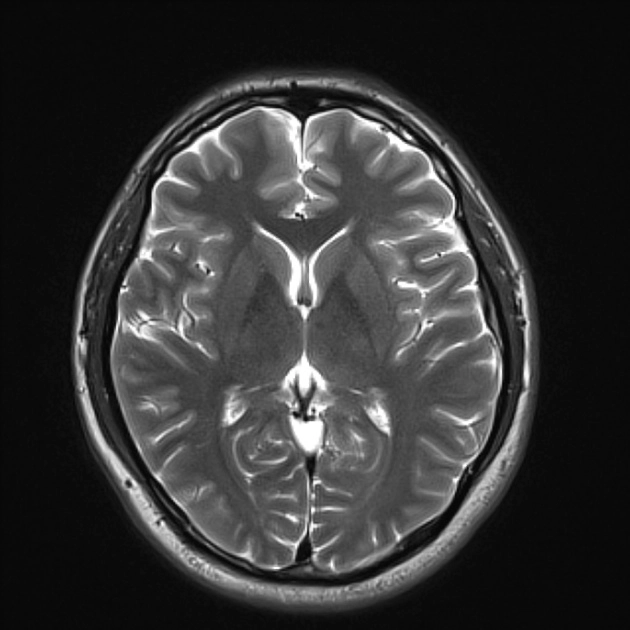
%> input picture BRAINBMP.bmp, 630 x 630 px
$ octave ImageNoiseFilterAnalysis.m   (GNU Octave 9; MATLAB toolbox functions it lacks are replaced by stand-ins)
%> lines starting %> are read from the running program, lines starting %| are printed output that depends on the picture
%% Signals Final Project
clear all
close all
clc
% Image Load & Prep
% Please place BRAINBMP.bmp image directory in the line below.
BRAINBMP = imread('C:\Users\jwoelfel\OneDrive - University of Northwestern - St. Paul\Documents\MATLAB\Signals & Systems\BRAINBMP.bmp');
%> BRAINBMP is the input picture: size 630x630x3 uint8; mean R, G, B 52.7, 52.7, 52.7
image(BRAINBMP);
BRAINBMP = rgb2gray(BRAINBMP);
%> BRAINBMP: size 630x630 uint8
BRAINBMPdbl = im2double(BRAINBMP);
range = max(BRAINBMPdbl(:,:))-min(BRAINBMPdbl(:,:));
%> range = 630 values, max 0.98 at index 149, min 0.0118 at index 1, mean 0.674

%% Standard PSD
psd = 10*log10(abs(fftshift(fft2(BRAINBMP))).^2 );
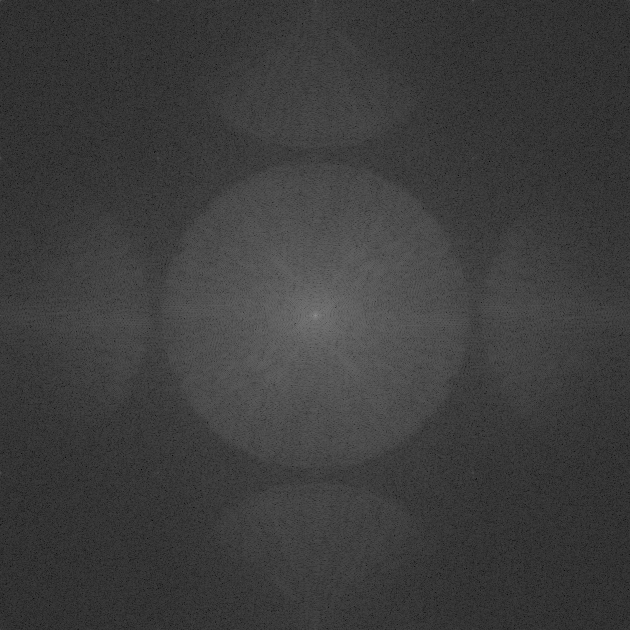
%> psd: size 630x630 double; min 4.08, max 146.4, mean 61.1
figure; clf
mesh(psd);
figure
imshow(uint8(psd));

%% Noise Addition
noise = uint8(0.3*255*rand(length(BRAINBMP),length(BRAINBMP)));
noisyBRAINBMP = BRAINBMP + noise;
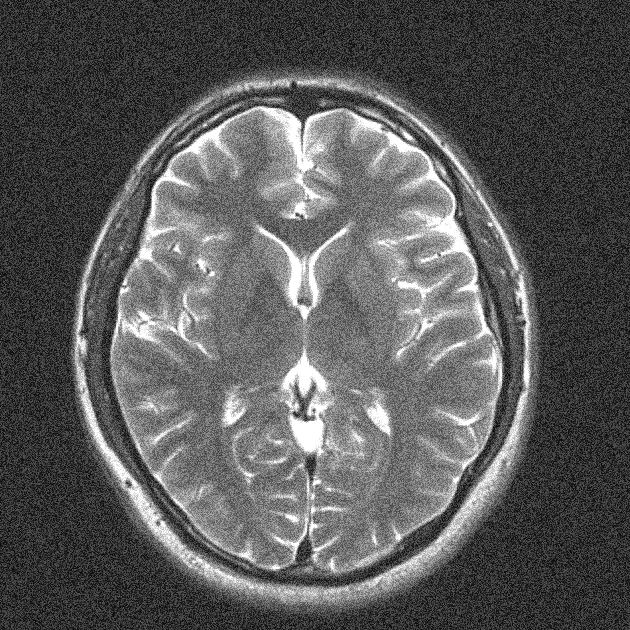
%> noisyBRAINBMP: size 630x630 uint8; min 7, max 255, mean 90.5
figure
imshow(noisyBRAINBMP);
UnfilterSNR = 20*log10(mean(BRAINBMP(:)./noise(:)))
%> UnfilterSNR = 13.99

%% Noise PSD
noisypsd = 10*log10(abs(fftshift(fft2(BRAINBMP))).^2 );
figure
mesh(noisypsd)
figure
imshow(uint8(noisypsd))

%% Ideal Lowpass FIR Filter Design
wn = (420-315)/315
order = 30;
[f1,f2] = freqspace(order,'meshgrid');
Hd = zeros(order,order); d1 = sqrt(f1.^2 + f2.^2) < wn;
Hd(d1) = 1;
Hd = Hd./sum(sum(Hd));
figure
mesh(f1,f2,Hd)
filterOut1 = filter2(Hd,noisyBRAINBMP);
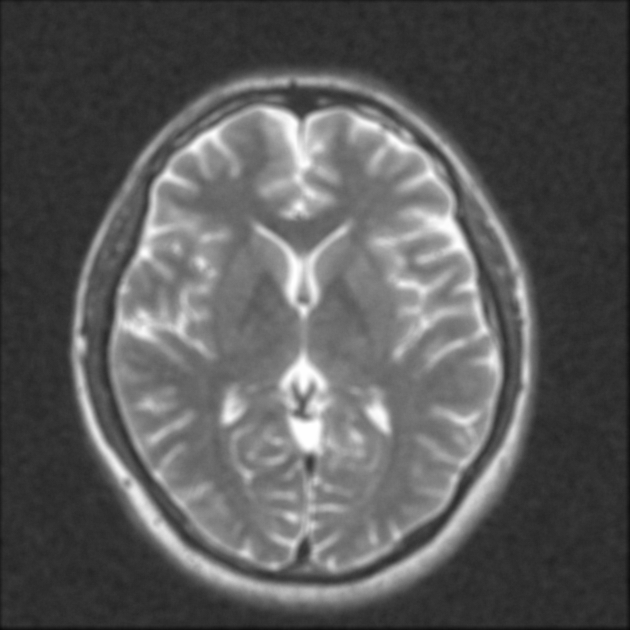
%> filterOut1: size 630x630 double; min 10.77, max 255, mean 90.1
filterOut1 = uint8(filterOut1);
%> filterOut1: size 630x630 uint8
figure
imshow(filterOut1);
LPFilterSNR = 20*log10(mean(BRAINBMP(:)./(filterOut1(:)-BRAINBMP(:))))
%> LPFilterSNR = 19.2

% Ideal LPF Filter PSD
psd = 10*log10(abs(fftshift(fft2(filterOut1))).^2 );
figure; clf
mesh(psd);
figure
imshow(uint8(psd));
%% Unique FIR Filter Design
wnl = (350-315)/315
wnh = (450-315)/315
order = 30;
[f1,f2] = freqspace(order,'meshgrid');
Hd = zeros(order,order); d1 = sqrt(f1.^2 + f2.^2) < wnl;
d2 = sqrt(f1.^2 + f2.^2) < wnh;
Hd(:) = 0.01;
Hd(d2) = 0.05;
Hd(d1) = 1;
Hd = Hd./sum(sum(Hd));
figure
mesh(f1,f2,Hd)
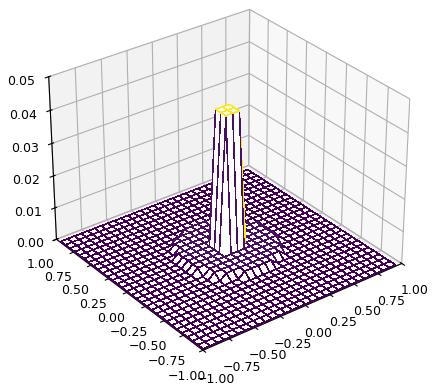
%> figure redrawn from the program's plot data
filterOut2 = filter2(Hd,noisyBRAINBMP);
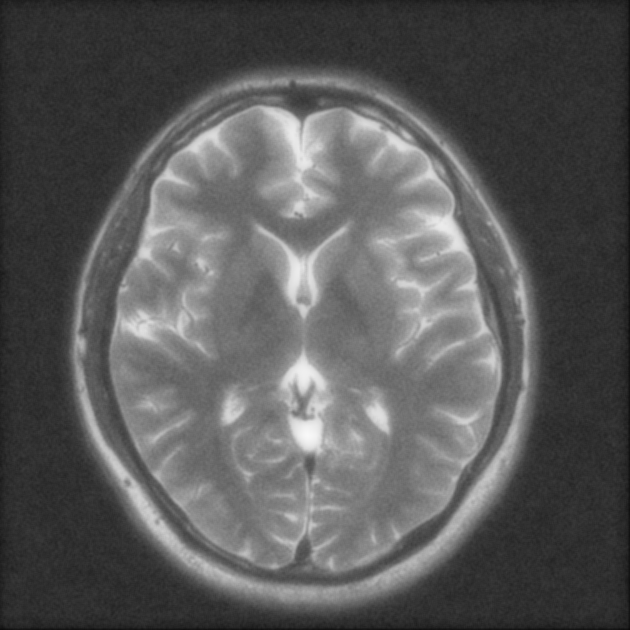
%> filterOut2: size 630x630 double; min 10.64, max 249.1, mean 89.9
filterOut2 = uint8(filterOut2);
%> filterOut2: size 630x630 uint8
figure
imshow(filterOut2);
UniqueFilterSNR = 20*log10(mean(BRAINBMP(:)./(filterOut2(:)-BRAINBMP(:))))
%> UniqueFilterSNR = 21.81

% Unique Filter PSD
psd = 10*log10(abs(fftshift(fft2(filterOut2))).^2 );
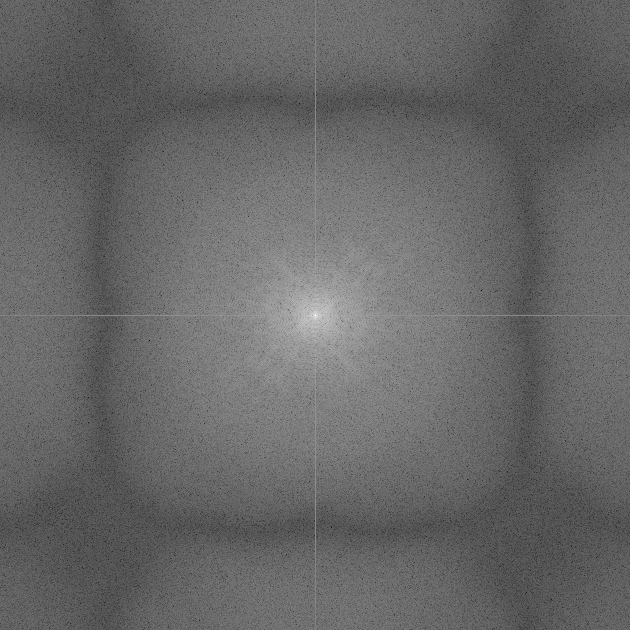
%> psd: size 630x630 double; min -8.55, max 151, mean 56.2; drawn with min black and max white
figure; clf
mesh(psd);
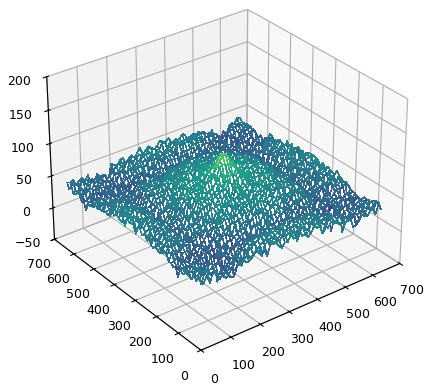
%> figure redrawn from the program's plot data
figure
imshow(uint8(psd));
